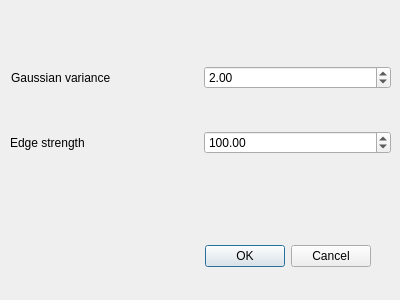
<?xml version="1.0" encoding="UTF-8"?>
<ui version="4.0">
 <class>GCDialog</class>
 <widget class="QDialog" name="GCDialog">
  <property name="geometry">
   <rect>
    <x>0</x>
    <y>0</y>
    <width>400</width>
    <height>300</height>
   </rect>
  </property>
  <property name="windowTitle">
   <string>Dialog</string>
  </property>
  <widget class="QDialogButtonBox" name="buttonBox">
   <property name="geometry">
    <rect>
     <x>30</x>
     <y>240</y>
     <width>341</width>
     <height>32</height>
    </rect>
   </property>
   <property name="orientation">
    <enum>Qt::Horizontal</enum>
   </property>
   <property name="standardButtons">
    <set>QDialogButtonBox::Cancel|QDialogButtonBox::Ok</set>
   </property>
  </widget>
  <widget class="QWidget" name="gridLayoutWidget">
   <property name="geometry">
    <rect>
     <x>10</x>
     <y>30</y>
     <width>381</width>
     <height>161</height>
    </rect>
   </property>
   <layout class="QGridLayout" name="gridLayout_2">
    <item row="0" column="0">
     <widget class="QLabel" name="label_3">
      <property name="text">
       <string>Gaussian variance</string>
      </property>
      <property name="indent">
       <number>1</number>
      </property>
     </widget>
    </item>
    <item row="1" column="0">
     <widget class="QLabel" name="label_4">
      <property name="text">
       <string>Edge strength</string>
      </property>
     </widget>
    </item>
    <item row="0" column="1">
     <widget class="QDoubleSpinBox" name="sbVariance_2">
      <property name="value">
       <double>2.000000000000000</double>
      </property>
     </widget>
    </item>
    <item row="1" column="1">
     <widget class="QDoubleSpinBox" name="sbEdgeWeight_2">
      <property name="maximum">
       <double>1000.000000000000000</double>
      </property>
      <property name="value">
       <double>100.000000000000000</double>
      </property>
     </widget>
    </item>
   </layout>
  </widget>
 </widget>
 <resources/>
 <connections>
  <connection>
   <sender>buttonBox</sender>
   <signal>accepted()</signal>
   <receiver>GCDialog</receiver>
   <slot>accept()</slot>
   <hints>
    <hint type="sourcelabel">
     <x>248</x>
     <y>254</y>
    </hint>
    <hint type="destinationlabel">
     <x>157</x>
     <y>274</y>
    </hint>
   </hints>
  </connection>
  <connection>
   <sender>buttonBox</sender>
   <signal>rejected()</signal>
   <receiver>GCDialog</receiver>
   <slot>reject()</slot>
   <hints>
    <hint type="sourcelabel">
     <x>316</x>
     <y>260</y>
    </hint>
    <hint type="destinationlabel">
     <x>286</x>
     <y>274</y>
    </hint>
   </hints>
  </connection>
 </connections>
</ui>
